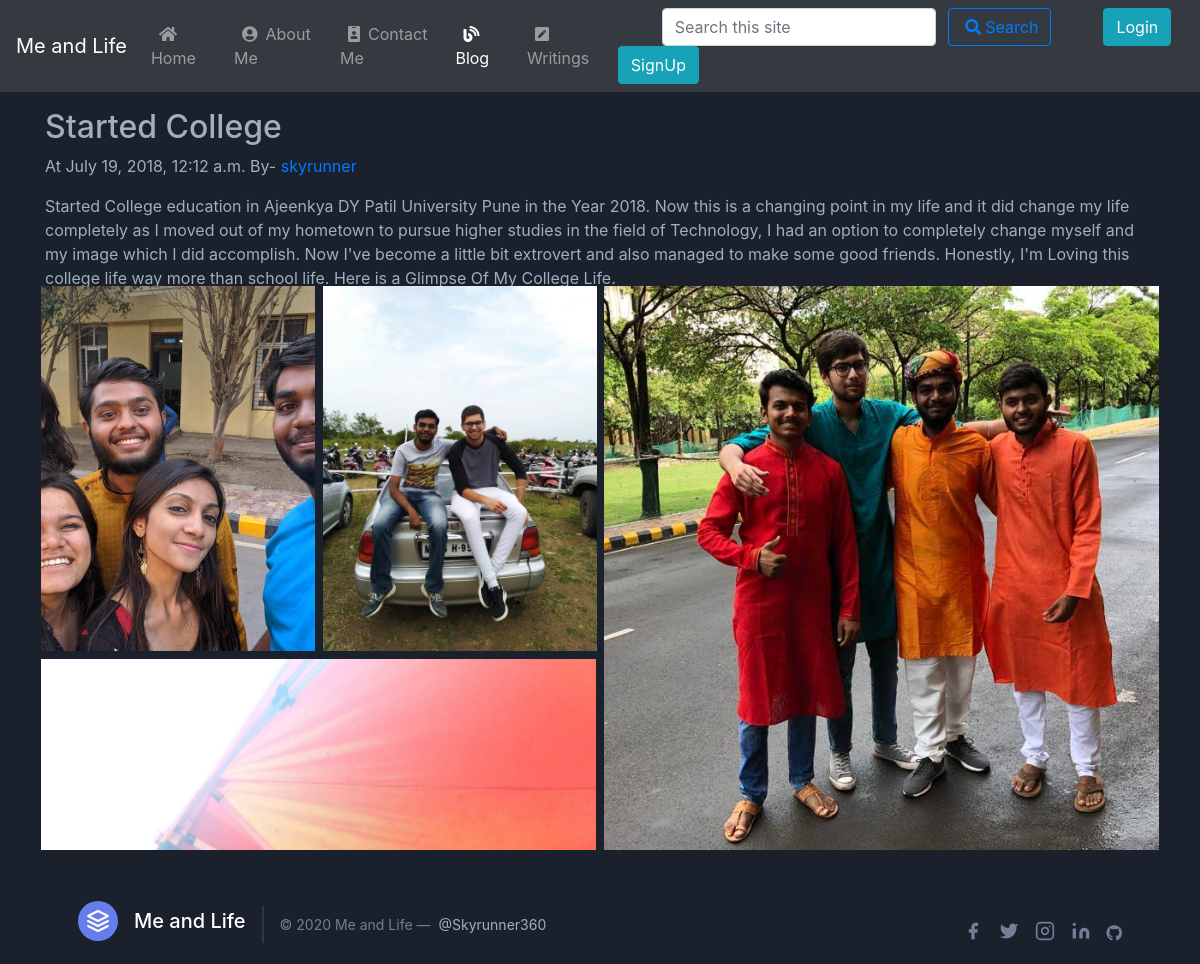
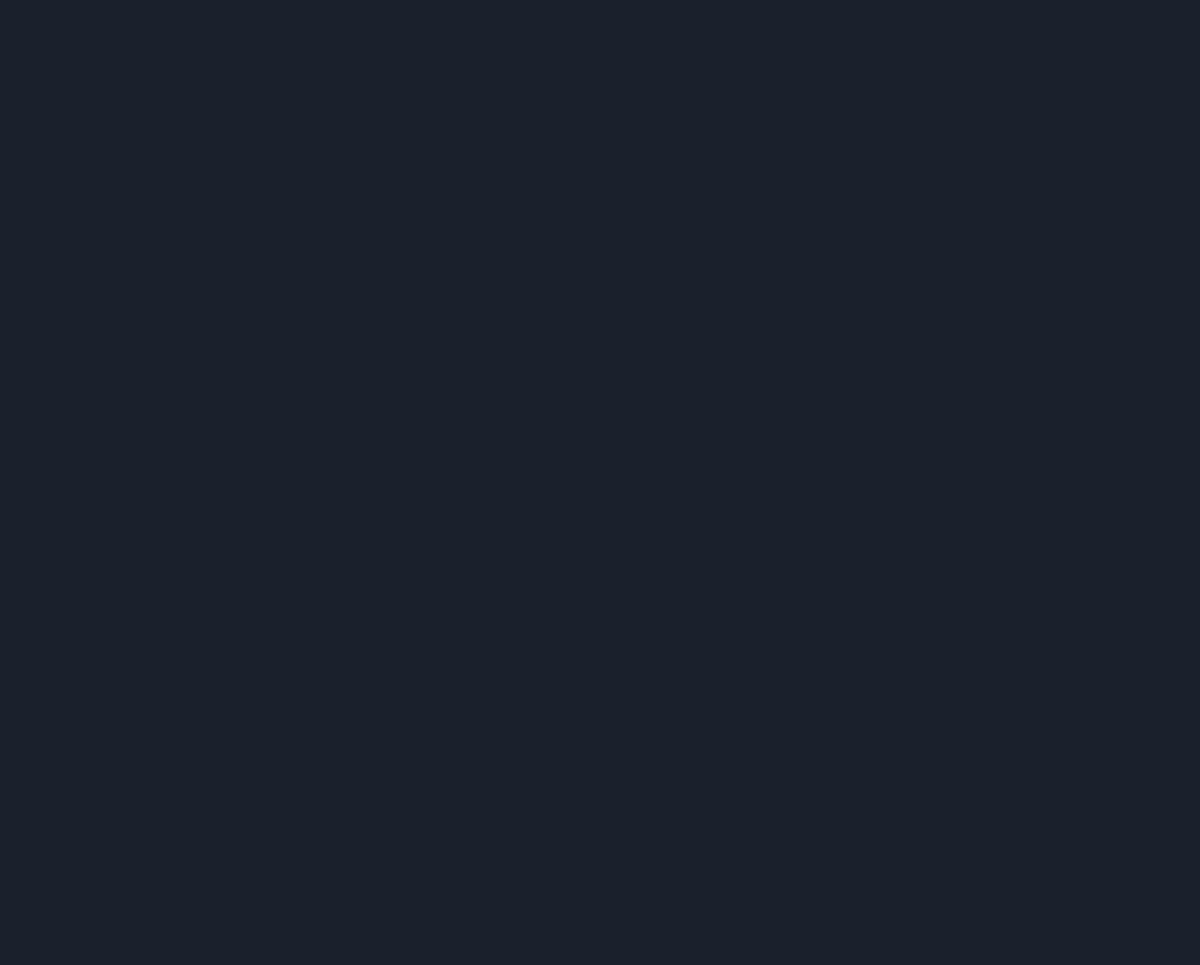
Page /blog/started-college on the committed database (2 pictures, top to bottom).
### blog/models.py (models this page shows, shortened)
class Post(models.Model):
    sno= models.AutoField(primary_key=True)
    title = models.CharField(max_length=200)
    content = models.TextField()
    views = models.IntegerField(default=0)
    category = models.CharField(max_length=13)
    author = models.CharField(max_length=100)
    slug = models.CharField(max_length=150,default=" ")
    timeStamp = models.DateTimeField(blank=True)
    img = models.ImageField(upload_to="blog/", blank=True)
    img2 = models.ImageField(upload_to="blog/", blank=True)
    img3 = models.ImageField(upload_to="blog/", blank=True)
    img4 = models.ImageField(upload_to="blog/", blank=True)
    img5 = models.ImageField(upload_to="blog/", blank=True)
    img6 = models.ImageField(upload_to="blog/", blank=True)

### blog/views.py (the view)
# urls.py: path('<str:slug>', views.blogPost, name="blogPost"),
def blogPost(request,slug):
    post = Post.objects.filter(slug=slug).first()
    tech = Tech.objects.filter(slug=slug).first()
    if post is None:
        tech.views = tech.views+1
        tech.save()
    else:
        post.views = post.views+1
        post.save()
    pcomments = BlogComment.objects.filter(post=post,parent=None)
    preplies = BlogComment.objects.filter(post=post).exclude(parent=None)
    preplyDict = {}
    for reply in preplies:
        if reply.parent.sno not in preplyDict.keys():
            preplyDict[reply.parent.sno] = [reply]
        else:
            preplyDict[reply.parent.sno].append(reply)
    tcomments = BlogComment.objects.filter(tech=tech,parent=None)
    treplies = BlogComment.objects.filter(tech=tech).exclude(parent=None)
    treplyDict = {}
    for reply in treplies:
        if reply.parent.sno not in treplyDict.keys():
            treplyDict[reply.parent.sno] = [reply]
        else:
            treplyDict[reply.parent.sno].append(reply)
    context = {'post': post,'tech': tech,'pcomments':pcomments,'tcomments':tcomments,'preplyDict':preplyDict,'treplyDict':treplyDict}
    return render(request,'blog/blogPost.html',context)

### templates/blog/blogPost.html (shortened to what this page needs)
{% extends 'base.html' %}
{% block blogactive %}active
{% endblock blogactive %}
{% block body %}
{% load humanize %}
{% load extras %}
{% if post %}
<div class="text-gray-500 bg-gray-900 body-font pad">
<div class="blog-post container py-3">
<h2 class="blog-post-title" data-aos="fade-up"  data-aos-duration="3000">{{post.title}}</h2>
<p class="blog-post-meta">At {{post.timeStamp}} By- <a href="/about">{{post.author}}</a></p>
<div class="text-gray-500" data-aos="fade-down"  data-aos-duration="3000">{{post.content|wordwrap:100|safe}}</div>
 <div class="flex flex-wrap md:-m-2 -m-1">
      <div class="flex flex-wrap w-1/2">
        {% if post.img %}
        <div class="md:p-2 p-1 w-1/2">
          <img alt="gallery" data-aos="flip-left"  data-aos-duration="3000" class="w-full object-cover h-full object-center block" src="{{post.img.url}}">
        </div>{% endif %}
        {% if post.img2 %}
        <div class="md:p-2 p-1 w-1/2">
          <img alt="gallery" data-aos="flip-right"  data-aos-duration="3000" class="w-full object-cover h-full object-center block" src="{{post.img2.url}}">
        </div>{% endif %}
        {% if post.img3 %}
        <div class="md:p-2 p-1 w-full">
        </div>{% endif %}
      </div>
      {% if post.img4 %}
      <div class="flex flex-wrap w-1/2">
        <div class="md:p-2 p-1 w-full">
          <img alt="gallery" data-aos="flip-right"  data-aos-duration="3000" class="w-full h-full object-cover object-center block" src="{{post.img4.url}}">
        </div>{% endif %}
        {% if post.img5 %}
        <div class="md:p-2 p-1 w-1/2">
        </div>{% endif %}
        {% if post.img6 %}
        <div class="md:p-2 p-1 w-1/2">
        </div>{% endif %}
      </div>
    </div>
    <div class="container">
    <div class="fb-like my-2 text-gray-500 bg-gray-900 body-font" data-href="http://skyrunner360.pythonanywhere.com" data-width="" data-layout="standard" data-action="like" data-size="small" data-share="true"></div><br>
    <h2>Comments ({{pcomments.count}})</h2>
    {% if user.is_authenticated %}
    <form action="/blog/postComment" method="post">{% csrf_token %}
  <div class="form-group">
    <label for="exampleInputEmail1">Post Comment</label>
    <input type="text" class="form-control" name="comment" placeholder ="Add a Comment">
  </div>
  <div class="form-group form-check">
    <input type="hidden" name="postSno" value="{{post.sno}}">
    <input type="hidden" name="parentSno" value="">
  </div>
  <button type="submit" class="btn btn-secondary" value="submit">Comment</button>
</form>
    {% else %}
    <p>Please Login to Post Comment</p>
    {% endif %}
</div>
</div>
{% endif %}
{% endblock body %}

### rows in the picture
Post: title "Started College", timeStamp "July 19, 2018, 12:12 a.m.", author "skyrunner", content "Started College education in Ajeenkya DY Patil University Pune in the Year 2018. Now this is a changing point in my life and it did change my life completely as I moved out of my hometown to pursue higher studies in the field of Technology, I had an option to completely change myself and my image which I did accomplish. Now I've become a little bit extrovert and also managed to make some good friends. Honestly, I'm Loving this college life way more than school life. Here is a Glimpse Of My College Life.", img (picture), img2 (picture), img4 (picture)
